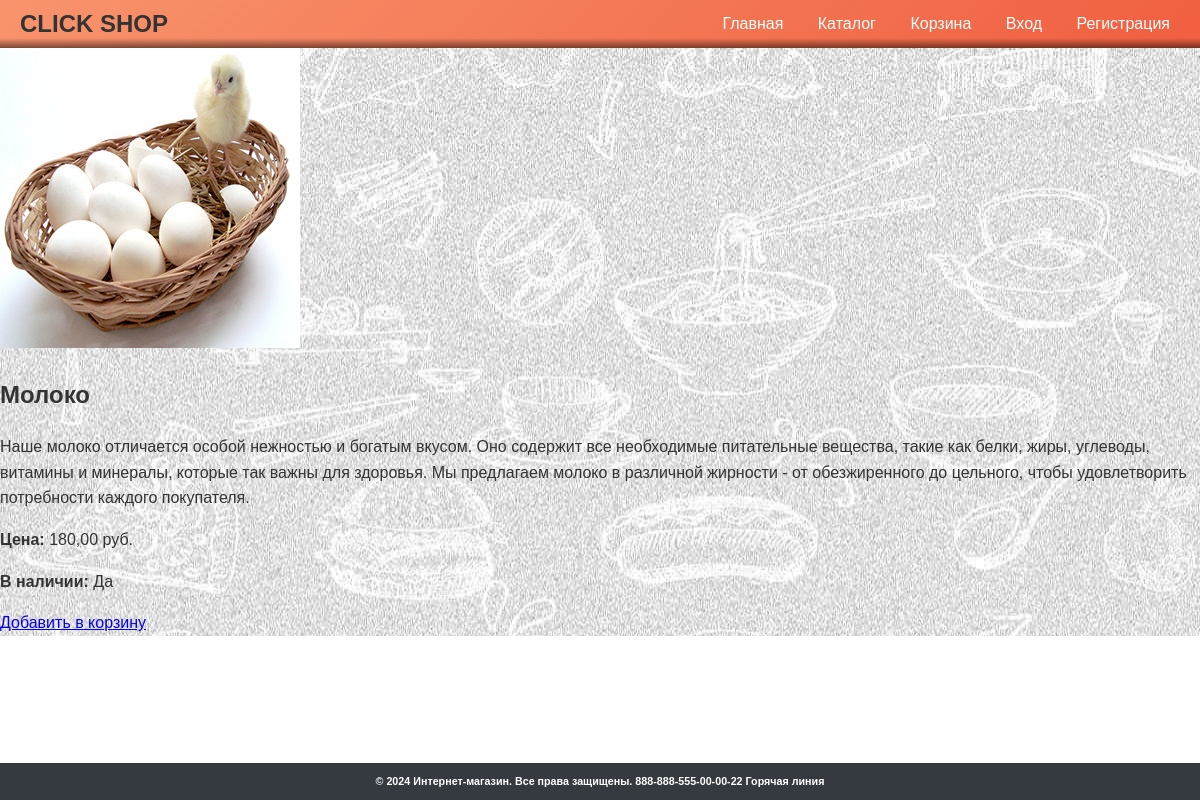
Page /products/product/moloco/ on the committed database.
### products/models.py (models this page shows, shortened)
class Product(models.Model):
    category = models.ForeignKey(Category, related_name='products', on_delete=models.CASCADE)
    name = models.CharField(max_length=255)
    slug = models.SlugField(unique=True, blank=True)
    description = models.TextField()
    price = models.DecimalField(max_digits=10, decimal_places=2)
    stock = models.PositiveIntegerField()
    available = models.BooleanField(default=True)
    created = models.DateTimeField(auto_now_add=True)
    updated = models.DateTimeField(auto_now=True)

### products/views.py (the view)
# urls.py: path('product/<str:slug>/', views.product_detail, name='product_detail'),
def product_detail(request, slug):
    product = get_object_or_404(Product, slug=slug)
    return render(request, 'products/product_detail.html', {'product': product})

### products/templates/products/product_detail.html (shortened to what this page needs)
{% extends "accounts/base.html" %}
{% load static %}
{% block content %}
<div class="container">
    <div class="row">
        <div class="col-md-6">
            <img src="{% static 'products/images/яйцо 300.jpg' %}" alt="{{ product.name }}">
        </div>
        <div class="col-md-6">
            <h2>{{ product.name }}</h2>
            <p>{{ product.description }}</p>
            <p><strong>Цена:</strong> {{ product.price }} руб.</p>
            {% if product.stock > 0 %}
                <p><strong>В наличии:</strong> Да</p>
            {% else %}
                <p><strong>В наличии:</strong> Нет</p>
            {% endif %}
            <a href="#" class="btn btn-primary">Добавить в корзину</a>
        </div>
    </div>
</div>
{% endblock %}

### static/css/style.css (style rules this page uses)
body { font-family: Arial, sans-serif; margin: 0; padding: 0; display: flex; flex-direction: column; min-height: 100vh; line-height: 1.6; color: #333; }

### rows in the picture
Product: name "Молоко", description "Наше молоко отличается особой нежностью и богатым вкусом. Оно содержит все необходимые питательные вещества, такие как белки, жиры, углеводы, витамины и минералы, которые так важны для здоровья. Мы предлагаем молоко в различной жирности - от обезжиренного до цельного, чтобы удовлетворить потребности каждого покупателя.", price "180,00"
